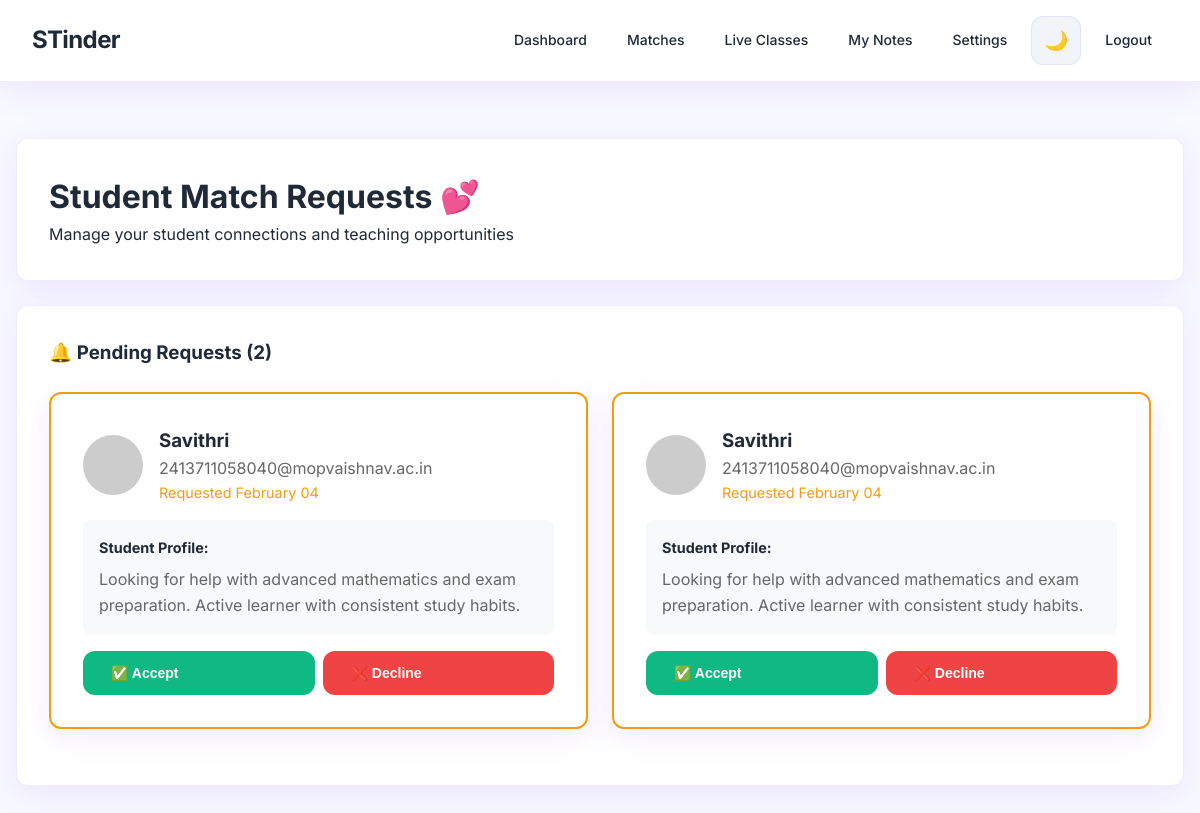
Page /ta/matches (signed in) on the committed database.
### database/db.py (models this page shows)
class Match(db.Model):
    __tablename__ = 'matches'
    id = db.Column(db.Integer, primary_key=True)
    student_id = db.Column(db.Integer, db.ForeignKey('users.id'), nullable=False)
    ta_id = db.Column(db.Integer, db.ForeignKey('users.id'), nullable=False)
    status = db.Column(db.String(20), default='pending')
    created_at = db.Column(db.DateTime, default=datetime.utcnow)
    student = db.relationship('User', foreign_keys=[student_id])
    ta = db.relationship('User', foreign_keys=[ta_id])

class User(UserMixin, db.Model):
    __tablename__ = 'users'
    id = db.Column(db.Integer, primary_key=True)
    email = db.Column(db.String(120), unique=True, nullable=False)
    password_hash = db.Column(db.String(128), nullable=False)
    name = db.Column(db.String(80), nullable=False)
    role = db.Column(db.String(20), nullable=False, default='student')
    created_at = db.Column(db.DateTime, default=datetime.utcnow)
    is_active = db.Column(db.Boolean, default=True)

### app.py (the view)
@app.route("/ta/matches")
@login_required
@role_required("ta")
def ta_matches():
    pending = db.session.query(Match, User).join(User, Match.student_id == User.id).filter(
        Match.ta_id == session["user_id"], Match.status == "pending"
    ).all()
    accepted = db.session.query(Match, User).join(User, Match.student_id == User.id).filter(
        Match.ta_id == session["user_id"], Match.status == "accepted"
    ).all()
    return render_template("ta/matches.html", pending=pending, accepted=accepted)

### auth/utils.py (called while the page is built)
def login_required(f):
    @wraps(f)
    def decorated_function(*args, **kwargs):
        if 'user_id' not in session:
            return redirect(url_for('login'))
        return f(*args, **kwargs)
    return decorated_function

def role_required(role):
    def decorator(f):
        @wraps(f)
        def decorated_function(*args, **kwargs):
            if session.get('role') != role:
                flash('Access denied. Insufficient permissions.', 'error')
                return redirect(url_for('landing'))
            return f(*args, **kwargs)
        return decorated_function
    return decorator

### templates/ta/matches.html (shortened to what this page needs)
{% extends "base.html" %}
{% block content %}
<div class="card">
    <h1>Student Match Requests 💕</h1>
    <p>Manage your student connections and teaching opportunities</p>
</div>
{% if pending %}
<div class="card">
    <h3>🔔 Pending Requests ({{ pending|length }})</h3>
    <div class="grid">
        {% for match, student in pending %}
        <div class="card" style="border: 2px solid #f39c12;">
            <div style="display: flex; align-items: center; margin-bottom: 1rem;">
                <img src="https://via.placeholder.com/60x60/f39c12/ffffff?text={{ student.name[0] }}"
                     style="border-radius: 50%; margin-right: 1rem;" alt="{{ student.name }}">
                <div>
                    <h3>{{ student.name }}</h3>
                    <p style="color: #666; margin: 0;">{{ student.email }}</p>
                    <p style="color: #f39c12; margin: 0; font-size: 0.9rem;">Requested {{ match.created_at.strftime('%B %d') }}</p>
                </div>
            </div>
            <div style="background: #f8f9fa; padding: 1rem; border-radius: 8px; margin: 1rem 0;">
                <p style="margin: 0; font-size: 0.9rem;"><strong>Student Profile:</strong></p>
                <p style="margin: 0.5rem 0 0 0; color: #666;">Looking for help with advanced mathematics and exam preparation. Active learner with consistent study habits.</p>
            </div>
            <div style="display: flex; gap: 0.5rem;">
                <button class="btn btn-success" onclick="handleMatch({{ match.id }}, 'accepted')" style="flex: 1;">
                    ✅ Accept
                </button>
                <button class="btn btn-danger" onclick="handleMatch({{ match.id }}, 'rejected')" style="flex: 1;">
                    ❌ Decline
                </button>
            </div>
        </div>
        {% endfor %}
    </div>
</div>
{% endif %}
{% endblock %}

### templates/base.html (shortened to what this page needs)
<!DOCTYPE html>
<html lang="en">
<head>
</head>
<body>
    {% if session.user_id %}
    <nav class="navbar">
        <h1>STinder</h1>
        <div class="nav-links">
            <a href="/{{ session.role }}/dashboard">Dashboard</a>
            {% if session.role == 'student' %}
                <a href="/student/timers">Study Timers</a>
                <a href="/student/swipe">Find TA</a>
                <a href="/student/matches">My Matches</a>
                <a href="/student/live-class">Live Classes</a>
                <a href="/student/live-notes">Live Notes</a>
                <a href="/student/timetable">Timetable</a>
                <a href="/student/notes">Notes</a>
                <a href="/student/stats">Stats</a>
            {% elif session.role == 'ta' %}
                <a href="/ta/matches">Matches</a>
                <a href="/ta/live-class">Live Classes</a>
                <a href="/ta/notes">My Notes</a>
            {% elif session.role == 'admin' %}
                <a href="/admin/users">Users</a>
                <a href="/admin/analytics">Analytics</a>
            {% endif %}
            <a href="/settings">Settings</a>
            <button class="theme-toggle" onclick="toggleTheme()" id="themeToggle">🌙</button>
            <a href="/logout">Logout</a>
        </div>
    </nav>
    {% endif %}
    <div class="container">
        {% block content %}{% endblock %}
    </div>
</body>
</html>

### templates/base.html (style rules this page uses)
:root { --bg-primary: #F8F9FF; --bg-secondary: #F1F5F9; --text-primary: #1F2937; --text-secondary: #6B7280; --text-light: #9CA3AF; --glass-bg: #FFFFFF; --glass-border: rgba(124, 58, 237, 0.1); --glass-shadow: 0 8px 32px rgba(124, 58, 237, 0.1); --accent-primary: #7C3AED; --accent-green: #10B981; --accent-red: #EF4444; --accent-orange: #F59E0B; }
* { margin: 0; padding: 0; box-sizing: border-box; }
body { font-family: 'Inter', -apple-system, BlinkMacSystemFont, 'Segoe UI', sans-serif; background: var(--bg-primary); color: var(--text-primary); line-height: 1.6; min-height: 100vh; overflow-x: hidden; }
.navbar { background: var(--glass-bg); backdrop-filter: blur(20px); -webkit-backdrop-filter: blur(20px); border-bottom: 1px solid var(--glass-border); padding: 1rem 2rem; display: flex; justify-content: space-between; align-items: center; position: sticky; top: 0; z-index: 100; transition: all 0.3s cubic-bezier(0.4, 0, 0.2, 1); box-shadow: var(--glass-shadow); }
.navbar h1 { font-size: 1.5rem; font-weight: 700; color: var(--text-primary); letter-spacing: -0.025em; }
.nav-links { display: flex; gap: 0.5rem; align-items: center; }
.nav-links a { color: var(--text-primary); text-decoration: none; padding: 0.75rem 1rem; border-radius: 12px; font-weight: 500; font-size: 0.875rem; transition: all 0.3s cubic-bezier(0.4, 0, 0.2, 1); position: relative; overflow: hidden; }
.theme-toggle { background: var(--bg-secondary); border: 1px solid var(--glass-border); color: var(--text-primary); font-size: 1.2rem; cursor: pointer; padding: 0.75rem; border-radius: 12px; transition: all 0.3s cubic-bezier(0.4, 0, 0.2, 1); }
.container { max-width: 1200px; margin: 0 auto; padding: 2rem 1rem; }
.card { background: var(--glass-bg); backdrop-filter: blur(20px); -webkit-backdrop-filter: blur(20px); border-radius: 12px; padding: 2rem; margin: 1.5rem 0; box-shadow: var(--glass-shadow); border: 1px solid var(--glass-border); transition: all 0.4s cubic-bezier(0.4, 0, 0.2, 1); position: relative; overflow: hidden; }
.card::before { content: ''; position: absolute; top: 0; left: 0; right: 0; height: 1px; background: linear-gradient(90deg, transparent, var(--accent-primary), transparent); opacity: 0; transition: opacity 0.3s ease; }
.btn { background: var(--accent-primary); color: white; padding: 0.875rem 1.75rem; border: none; border-radius: 12px; cursor: pointer; text-decoration: none; display: inline-flex; align-items: center; gap: 0.5rem; font-weight: 600; font-size: 0.875rem; transition: all 0.3s cubic-bezier(0.4, 0, 0.2, 1); position: relative; overflow: hidden; }
.btn::before { content: ''; position: absolute; top: 0; left: -100%; width: 100%; height: 100%; background: linear-gradient(90deg, transparent, rgba(255, 255, 255, 0.2), transparent); transition: left 0.5s ease; }
.btn-success { background: var(--accent-green); }
.btn-danger { background: var(--accent-red); }
.grid { display: grid; grid-template-columns: repeat(auto-fit, minmax(320px, 1fr)); gap: 1.5rem; }
.fade-in { animation: fadeIn 0.6s cubic-bezier(0.4, 0, 0.2, 1); }

### rows in the picture
Match: name "Savithri", email "2413711058040@mopvaishnav.ac.in", created_at "February 04"
Match: name "Savithri", email "2413711058040@mopvaishnav.ac.in", created_at "February 04"

### other values in the picture
{{ pending|length }} "2"
